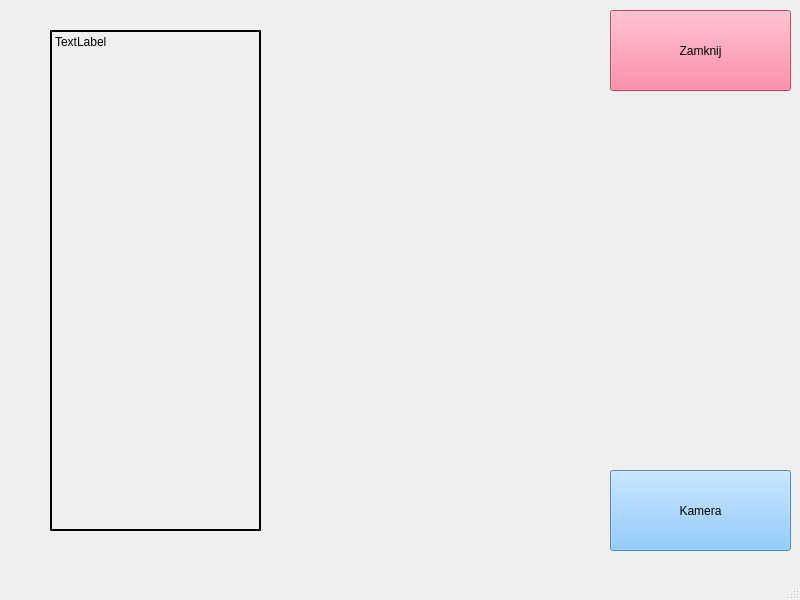
<?xml version="1.0" encoding="UTF-8"?>
<ui version="4.0">
 <class>MainWindow</class>
 <widget class="QMainWindow" name="MainWindow">
  <property name="geometry">
   <rect>
    <x>0</x>
    <y>0</y>
    <width>800</width>
    <height>600</height>
   </rect>
  </property>
  <property name="windowTitle">
   <string>MainWindow</string>
  </property>
  <widget class="QWidget" name="centralwidget">
   <widget class="QPushButton" name="button_exit">
    <property name="geometry">
     <rect>
      <x>610</x>
      <y>10</y>
      <width>181</width>
      <height>81</height>
     </rect>
    </property>
    <property name="styleSheet">
     <string notr="true">background-color: rgb(255, 102, 138);</string>
    </property>
    <property name="text">
     <string>Zamknij</string>
    </property>
   </widget>
   <widget class="QPushButton" name="button_camera">
    <property name="geometry">
     <rect>
      <x>610</x>
      <y>470</y>
      <width>181</width>
      <height>81</height>
     </rect>
    </property>
    <property name="styleSheet">
     <string notr="true">background-color: rgb(116, 190, 255);</string>
    </property>
    <property name="text">
     <string>Kamera</string>
    </property>
   </widget>
   <widget class="QLabel" name="label_positions">
    <property name="geometry">
     <rect>
      <x>50</x>
      <y>30</y>
      <width>211</width>
      <height>501</height>
     </rect>
    </property>
    <property name="styleSheet">
     <string notr="true">border-style: outset;
border-width: 2px;
border-color: black;</string>
    </property>
    <property name="text">
     <string>TextLabel</string>
    </property>
    <property name="alignment">
     <set>Qt::AlignLeading|Qt::AlignLeft|Qt::AlignTop</set>
    </property>
   </widget>
  </widget>
  <widget class="QMenuBar" name="menubar">
   <property name="geometry">
    <rect>
     <x>0</x>
     <y>0</y>
     <width>800</width>
     <height>20</height>
    </rect>
   </property>
  </widget>
  <widget class="QStatusBar" name="statusbar"/>
 </widget>
 <resources/>
 <connections/>
</ui>
